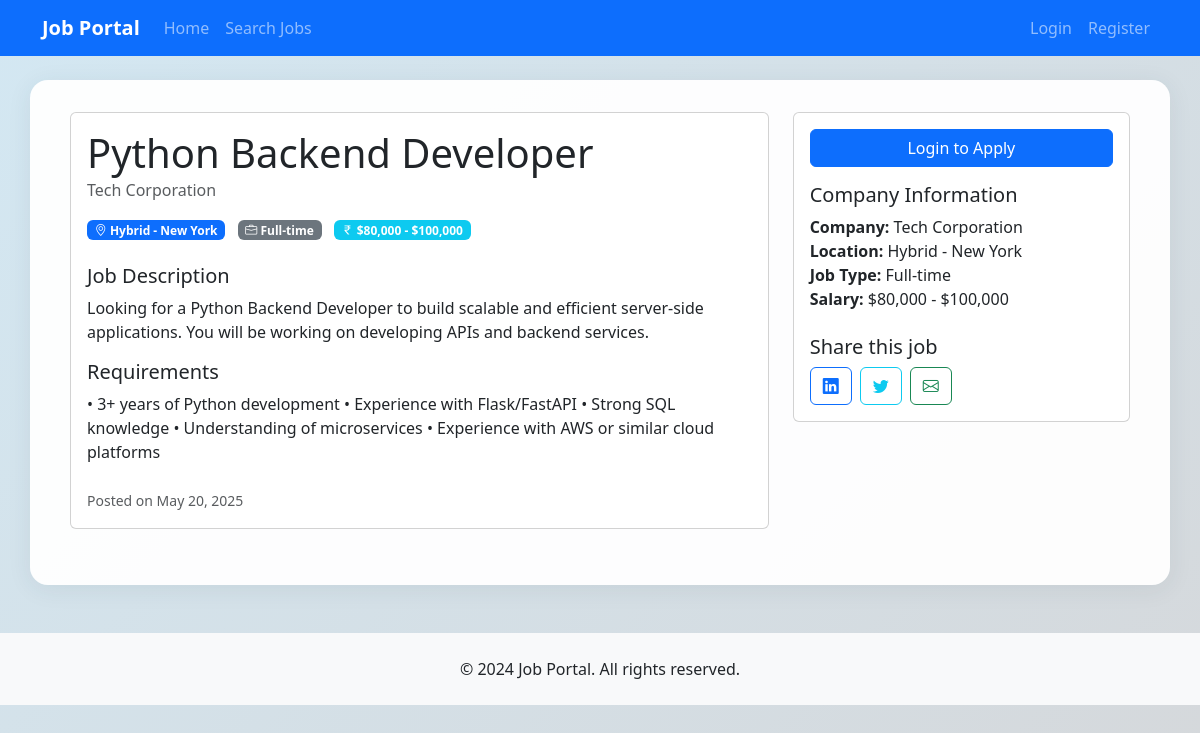
The app's page /jobs/2 with its own data.
### app/models.py (models this page shows, shortened)
class Job(db.Model):
    id = db.Column(db.Integer, primary_key=True)
    title = db.Column(db.String(100), nullable=False)
    description = db.Column(db.Text, nullable=False)
    requirements = db.Column(db.Text)
    location = db.Column(db.String(100))
    salary_range = db.Column(db.String(50))
    job_type = db.Column(db.String(50))  # Full-time, Part-time, Contract, etc.
    posted_date = db.Column(db.DateTime, default=datetime.utcnow)
    is_active = db.Column(db.Boolean, default=True)
    employer_id = db.Column(db.Integer, db.ForeignKey('user.id'), nullable=False)
    applications = db.relationship('Application', backref='job', lazy='dynamic')

class User(UserMixin, db.Model):
    id = db.Column(db.Integer, primary_key=True)
    username = db.Column(db.String(64), unique=True, nullable=False)
    email = db.Column(db.String(120), unique=True, nullable=False)
    password_hash = db.Column(db.String(128))
    is_employer = db.Column(db.Boolean, default=False)
    company_name = db.Column(db.String(100))
    created_at = db.Column(db.DateTime, default=datetime.utcnow)
    jobs_posted = db.relationship('Job', backref='employer', lazy='dynamic')
    applications = db.relationship('Application', backref='applicant', lazy='dynamic')

### app/routes/jobs.py (the view)
@bp.route('/jobs/<int:job_id>')
def view_job(job_id):
    job = Job.query.get_or_404(job_id)
    return render_template('jobs/view.html', job=job)

### app/templates/jobs/view.html (shortened to what this page needs)
{% extends "base.html" %}
{% block content %}
<div class="row">
    <div class="col-md-8">
        <div class="card mb-4">
            <div class="card-body">
                <h1 class="card-title">{{ job.title }}</h1>
                <h6 class="card-subtitle mb-3 text-muted">{{ job.employer.company_name }}</h6>
                <div class="mb-4">
                    <span class="badge bg-primary me-2">
                        <i class="bi bi-geo-alt"></i> {{ job.location }}
                    </span>
                    <span class="badge bg-secondary me-2">
                        <i class="bi bi-briefcase"></i> {{ job.job_type }}
                    </span>
                    <span class="badge bg-info">
                        <i class="bi bi-currency-rupee"></i> {{ job.salary_range }}
                    </span>
                </div>
                <h5>Job Description</h5>
                <p class="card-text">{{ job.description }}</p>
                <h5>Requirements</h5>
                <p class="card-text">{{ job.requirements }}</p>
                <div class="text-muted mt-4">
                    <small>Posted on {{ job.posted_date.strftime('%B %d, %Y') }}</small>
                </div>
            </div>
        </div>
    </div>
    <div class="col-md-4">
        <div class="card">
            <div class="card-body">
                {% if current_user.is_authenticated %}
                    {% if not current_user.is_employer %}
                        {% if not has_applied %}
                            <a href="{{ url_for('jobs.apply_job', job_id=job.id) }}" class="btn btn-primary w-100 mb-3">
                                Apply Now
                            </a>
                        {% else %}
                            <button class="btn btn-secondary w-100 mb-3" disabled>
                                Already Applied
                            </button>
                        {% endif %}
                    {% endif %}
                {% else %}
                    <a href="{{ url_for('auth.login') }}" class="btn btn-primary w-100 mb-3">
                        Login to Apply
                    </a>
                {% endif %}
                <h5>Company Information</h5>
                <p class="card-text">
                    <strong>Company:</strong> {{ job.employer.company_name }}<br>
                    <strong>Location:</strong> {{ job.location }}<br>
                    <strong>Job Type:</strong> {{ job.job_type }}<br>
                    <strong>Salary:</strong> {{ job.salary_range }}
                </p>
                <div class="mt-4">
                    <h5>Share this job</h5>
                    <div class="d-flex gap-2">
                        <a href="#" class="btn btn-outline-primary">
                            <i class="bi bi-linkedin"></i>
                        </a>
                        <a href="#" class="btn btn-outline-info">
                            <i class="bi bi-twitter"></i>
                        </a>
                        <a href="#" class="btn btn-outline-success">
                            <i class="bi bi-envelope"></i>
                        </a>
                    </div>
                </div>
            </div>
        </div>
    </div>
</div>
{% endblock %}

### app/templates/base.html (style rules this page uses)
body { min-height: 100vh; background: linear-gradient(135deg, hsl(201, 56%, 89%) 0%, #d5d8db 100%); }

### records on screen
Job: title "Python Backend Developer", location "Hybrid - New York", job_type "Full-time", salary_range "$80,000 - $100,000", description "Looking for a Python Backend Developer to build scalable and efficient server-side applications. You will be working on developing APIs and backend services.", requirements "• 3+ years of Python development • Experience with Flask/FastAPI • Strong SQL knowledge • Understanding of microservices • Experience with AWS or similar cloud platforms", posted_date "May 20, 2025"
User: employer.company_name "Tech Corporation"
